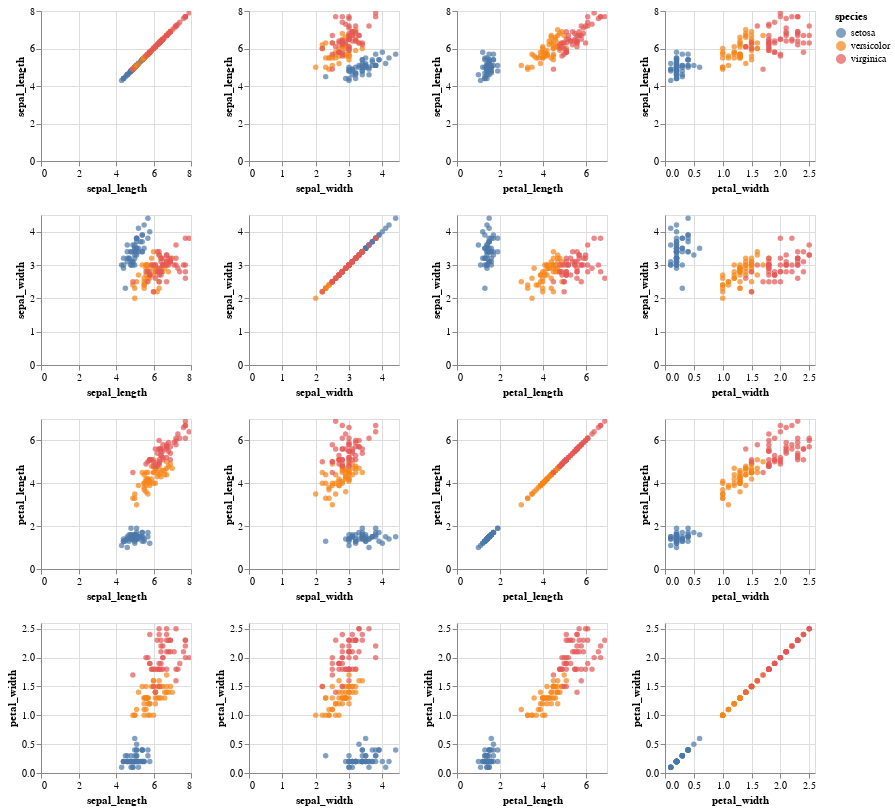

The cell this chart's notebook holds for it:
### Code cell
# Implement
import altair as alt

alt.Chart(iris).mark_circle().encode(
    alt.X(alt.repeat("column"), type='quantitative'),
    alt.Y(alt.repeat("row"), type='quantitative'),
    color='species:N'
).properties(
    width=150,
    height=150
).repeat(
    row=['sepal_length', 'sepal_width', 'petal_length','petal_width'],
    column=['sepal_length', 'sepal_width', 'petal_length','petal_width']
).interactive()

### Figure 1 — Vega-Lite specification as saved in the notebook (floating-point values rounded to 4 significant figures; data arrays with more than 128 entries replaced by an {"elided": "..."} marker saying what was removed)
{"config": {"view": {"continuousWidth": 400, "continuousHeight": 300}}, "repeat": {"column": ["sepal_length", "sepal_width", "petal_length", "petal_width"], "row": ["sepal_length", "sepal_width", "petal_length", "petal_width"]}, "spec": {"data": {"name": "data-a4bd480ea976f54878a155ce12ba18ce"}, "mark": "circle", "encoding": {"color": {"field": "species", "type": "nominal"}, "x": {"field": {"repeat": "column"}, "type": "quantitative"}, "y": {"field": {"repeat": "row"}, "type": "quantitative"}}, "height": 150, "selection": {"selector001": {"type": "interval", "bind": "scales", "encodings": ["x", "y"]}}, "width": 150}, "$schema": "https://vega.github.io/schema/vega-lite/v4.17.0.json", "datasets": {"data-a4bd480ea976f54878a155ce12ba18ce": {"elided": "150 records"}}}
